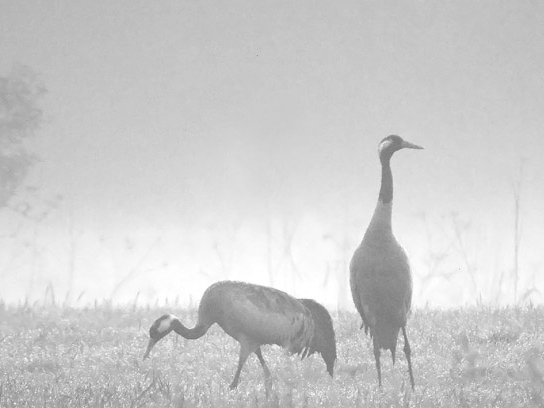
%> input picture matlabCourse/lab8/czaple.bmp, 544 x 408 px
$ octave zad4.m   (GNU Octave 9; MATLAB toolbox functions it lacks are replaced by stand-ins)
%> lines starting %> are read from the running program, lines starting %| are printed output that depends on the picture; in (x1, y1, x2, y2) boxes, pixels count from 0 and x2, y2 are one past the last pixel; in counts of white or black regions, pixels touching at a corner belong together; the program's own positions count from 1
J = imread('czaple.bmp');
%> J is the input picture: size 408x544 uint8; min 114, max 255, mean 204.4

subplot(2,2,1);
imshow(J);
subplot(2,2,2);
imhist(J);
B = J >185;
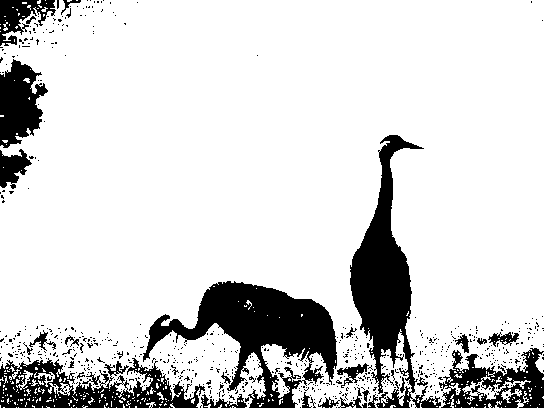
%> B: size 408x544 logical; 84.1% white; 688 black regions (657 under 20 px), largest, box (x1, y1, x2, y2) and area: (143, 281, 337, 408) 10034, (350, 135, 441, 408) 8371, (0, 358, 205, 408) 5190
subplot(2,2,3);
imshow(B);
subplot(2,2,4);

SE = ones(3, 3);
B2 = imerode(B, SE);
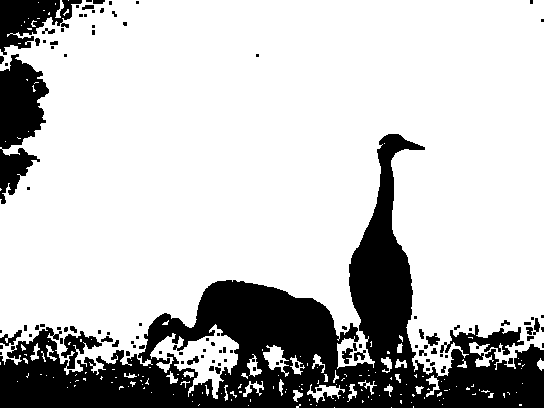
%> B2: size 408x544 logical; 76.8% white; 104 black regions (72 under 20 px), largest, box (x1, y1, x2, y2) and area: (0, 134, 544, 408) 42837, (0, 54, 49, 204) 4267, (0, 0, 82, 55) 2340
imshow(B2);
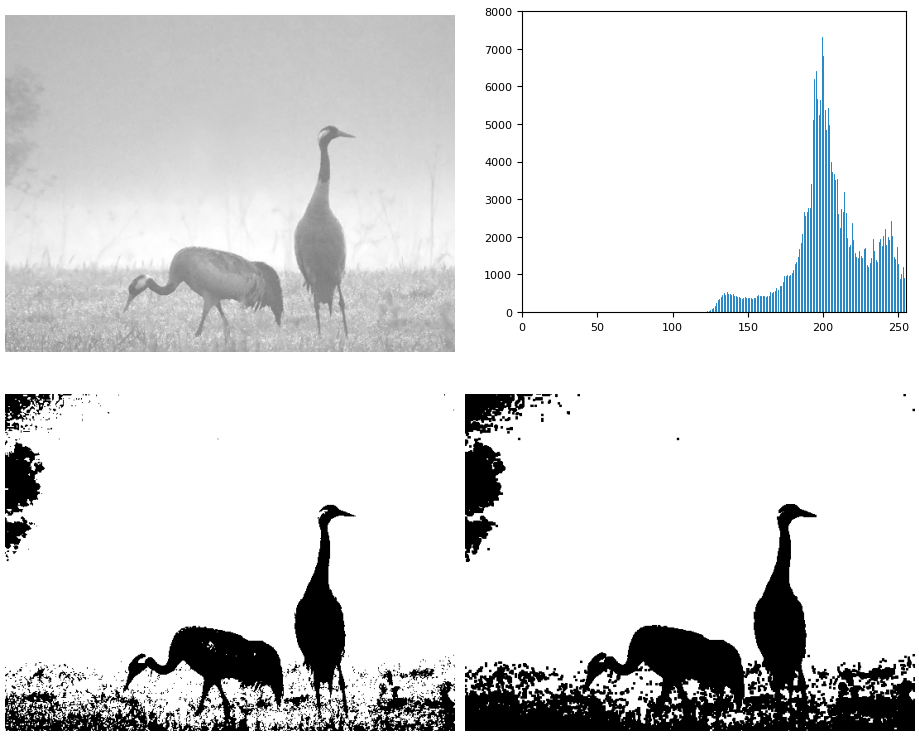
%> figure redrawn from the program's plot data, 4 panels
